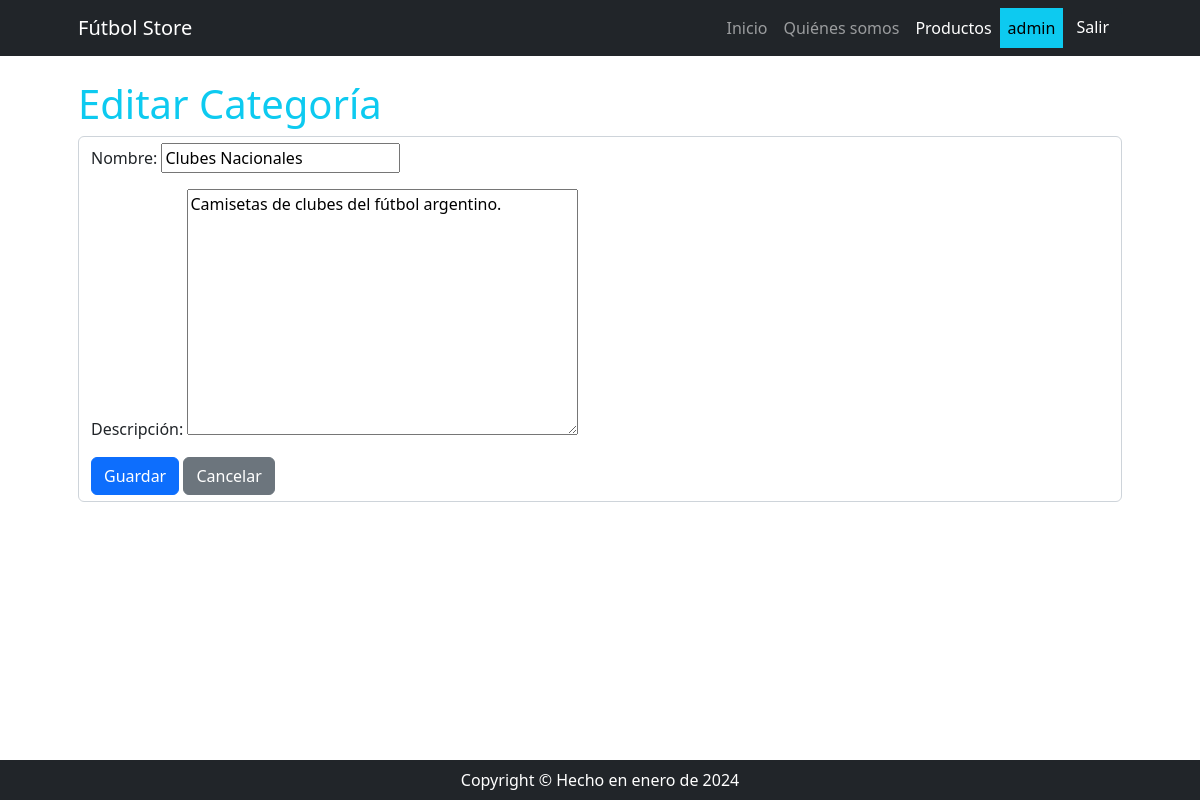
The page /producto/producto/update/1/ (signed in) on the database its author committed.
### apps/producto/models.py (models this page shows, shortened)
class ProductoCategoria(models.Model):
    nombre = models.CharField(max_length=100)
    descripcion = models.TextField(null=True, blank=True, verbose_name="descripción")
    class Meta:
        verbose_name = "categoría de productos"
        verbose_name_plural = "categorías de productos"

### apps/producto/views.py (the view)
# urls.py: path("producto/update/<int:pk>/", ProductoCategoriaUpdate.as_view(), name="productocategoria_update"),
class ProductoCategoriaUpdate(LoginRequiredMixin, UpdateView):
    model = ProductoCategoria
    form_class = ProductoCategoriaForm
    success_url = reverse_lazy("producto:productocategoria_list")

### apps/producto/forms.py
class ProductoCategoriaForm(forms.ModelForm):
    class Meta:
        model = ProductoCategoria
        fields = "__all__"

### apps/producto/templates/producto/productocategoria_form.html (shortened to what this page needs)
{% extends 'core/base.html' %}
{% block content_title %}
    {% if form.instance.pk %}
        Editar
    {% else %}
        Crear
    {% endif %}
        Categoría
{% endblock content_title %}
{% block content %}
    <form method="post" class="form-control">
        {{ form.as_p }}
        <button type="submit" class="btn btn-primary">Guardar</button>
        <a href="{% url 'producto:productocategoria_list' %}" class="btn btn-secondary">Cancelar</a>
    </form>
{% endblock content %}

### apps/core/templates/core/navbar.html (shortened to what this page needs)
<nav class="navbar navbar-expand-lg navbar-dark bg-dark">
    <div class="container px-5">
        <a class="navbar-brand">Fútbol Store</a>
        <div class="collapse navbar-collapse" id="navbarSupportedContent">
            <ul class="navbar-nav ms-auto mb-2 mb-lg-0">
                <li class="nav-item"><a class="nav-link {% if request.path == '/' %} active {% endif %}" href="{% url 'core:index' %}">Inicio</a></li>
                <li class="nav-item"><a class="nav-link {% if '/about/' in request.path %} active {% endif %}" href="{% url 'core:about' %}">Quiénes somos</a></li>
                {% if user.is_authenticated %}
                    <li class="nav-item"><a class="nav-link {% if '/producto/' in request.path %} active {% endif %} " href="{% url 'producto:index' %}">Productos</a></li>
                    <li class="nav-item nav-link text-bg-info">{{ user.username }}</li>
                    <li class="nav-item ">
                        <form action="{% url 'core:logout' %}" method="post">
                            <button type="submit" class="btn btn-dark">Salir</button>
                        </form>
                    </li>
                {% else %}
                    <li class="nav-item"><a class="nav-link {% if '/login/' in request.path %} active {% endif %} " href="{% url 'core:login' %}">Ingresar</a></li>
                    <li class="nav-item"><a class="nav-link {% if '/register/' in request.path %} active {% endif %} " href="{% url 'core:register' %}">Crear Cuenta</a></li>
                {% endif %}
            </ul>
        </div>
    </div>
</nav>

### rows shown on the page
ProductoCategoria: nombre "Clubes Nacionales", descripcion "Camisetas de clubes del fútbol argentino."

### other values the page prints
{{ user.username }} "admin"
